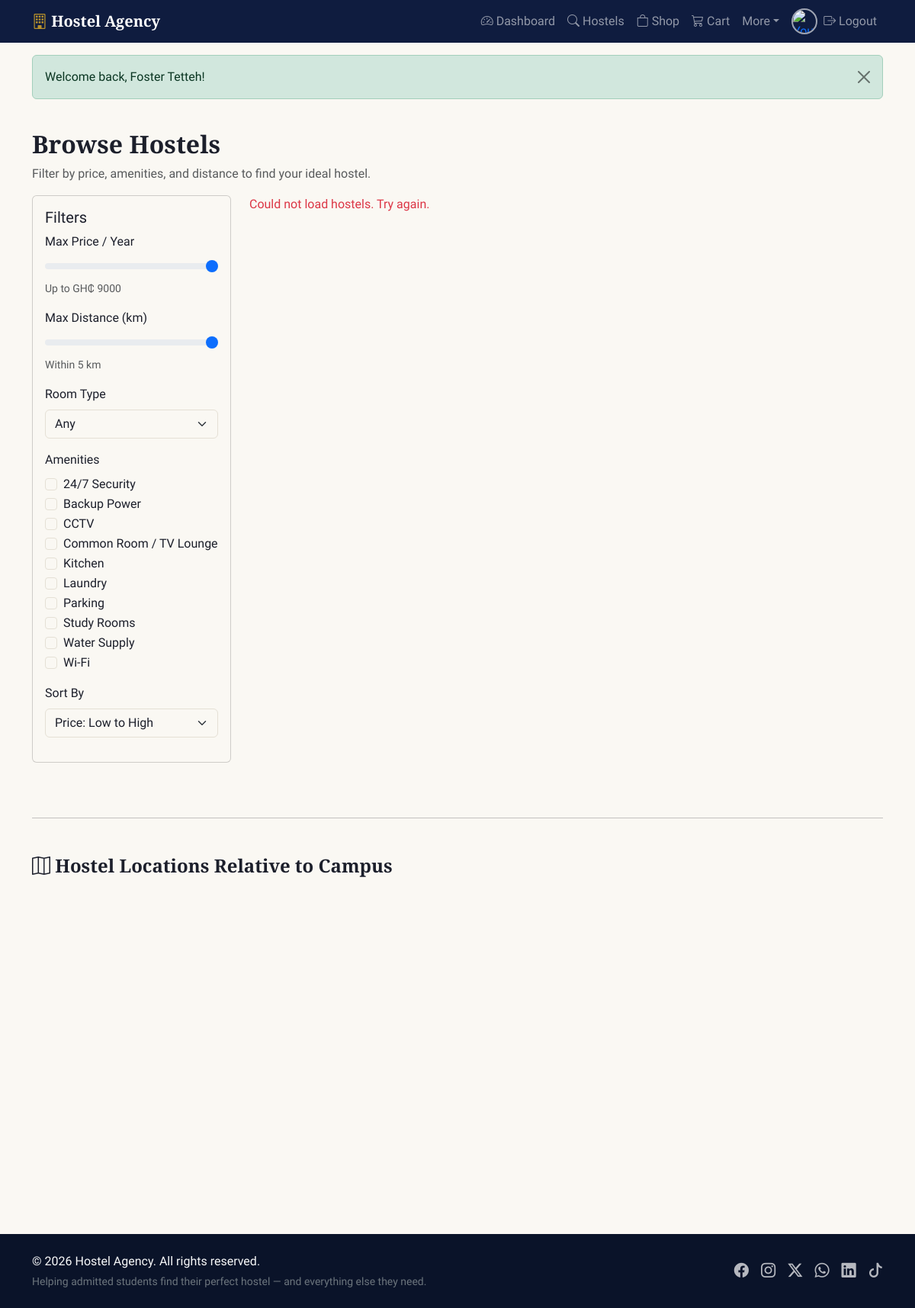
The app's page /student/hostels.php (signed in) with its own data.
### tables this page shows
CREATE TABLE `amenities` (
  `id` int(11) NOT NULL,
  `name` varchar(80) NOT NULL,
  `icon` varchar(50) DEFAULT 'check-circle'
);

### includes/functions.php (called while the page is built, shortened)
<?php
function h($str) {
    return htmlspecialchars($str ?? '', ENT_QUOTES, 'UTF-8');
}

### student/hostels.php (the view, shortened to what this page needs)
<?php
require_once __DIR__ . '/../includes/functions.php';
$amenities = $pdo->query("SELECT * FROM amenities ORDER BY name")->fetchAll();
require __DIR__ . '/../includes/header.php';
?>
<div class="container py-4">
  <h2>Browse Hostels</h2>
  <p class="text-muted">Filter by price, amenities, and distance to find your ideal hostel.</p>
  <div class="row">
    <div class="col-lg-3 mb-4">
      <div class="card p-3">
        <h5>Filters</h5>
        <form id="filterForm">
          <div class="mb-3">
            <label class="form-label">Max Price / Year</label>
            <input type="range" class="form-range" name="max_price" min="1000" max="9000" step="200" value="9000" oninput="document.getElementById('priceOut').innerText=this.value">
            <div class="small text-muted">Up to GH₵ <span id="priceOut">9000</span></div>
          </div>
          <div class="mb-3">
            <label class="form-label">Max Distance (km)</label>
            <input type="range" class="form-range" name="max_distance" min="0" max="5" step="0.1" value="5" oninput="document.getElementById('distOut').innerText=this.value">
            <div class="small text-muted">Within <span id="distOut">5</span> km</div>
          </div>
          <div class="mb-3">
            <label class="form-label">Room Type</label>
            <select class="form-select" name="room_type">
              <option value="">Any</option>
            </select>
          </div>
          <div class="mb-3">
            <label class="form-label">Amenities</label>
            <?php foreach ($amenities as $a): ?>
              <div class="form-check">
                <input class="form-check-input" type="checkbox" name="amenities[]" value="<?= (int)$a['id'] ?>" id="am<?= (int)$a['id'] ?>">
                <label class="form-check-label" for="am<?= (int)$a['id'] ?>"><?= h($a['name']) ?></label>
              </div>
            <?php endforeach; ?>
          </div>
          <div class="mb-3">
            <label class="form-label">Sort By</label>
            <select class="form-select" name="sort">
              <option value="price_asc">Price: Low to High</option>
            </select>
          </div>
        </form>
      </div>
    </div>
    <div class="col-lg-9">
      <div id="hostelResults" class="row g-4"></div>
    </div>
  </div>
  <hr class="my-5">
  <h4 class="mb-3"><i class="bi bi-map"></i> Hostel Locations Relative to Campus</h4>
  <div id="map"></div>
</div>
<?php require __DIR__ . '/../includes/footer.php'; ?>

### assets/css/style.css (style rules this page uses)
:root { --navy: #0f1c3f; --navy-dark: #0a1329; --navy-light: #24365f; --gold: #b8912c; --gold-dark: #97731f; --gold-light: #d9b95c; --cream: #faf8f3; --card-bg: #ffffff; --border-subtle: #e5e0d5; --text-dark: #1c1f2b; --text-muted: #6b7280; --bs-body-bg: var(--cream); --bs-body-color: var(--text-dark); --bs-border-color: var(--border-subtle); --bs-primary: var(--navy); --bs-primary-rgb: 15, 28, 63; --bs-warning: var(--gold); --bs-warning-rgb: 184, 145, 44; --bs-link-color: var(--navy); --bs-link-hover-color: var(--gold-dark); }
body { background-color: var(--cream); font-family: 'Source Sans 3', 'Segoe UI', Roboto, Arial, sans-serif; color: var(--text-dark); }
h1, h2, h3, h4, .navbar-brand { font-family: 'Playfair Display', Georgia, 'Times New Roman', serif; font-weight: 700; }
#map, .leaflet-container { height: 380px; border-radius: 10px; z-index: 0; }

### records on screen
amenities: name "24/7 Security"
amenities: name "Backup Power"
amenities: name "CCTV"
amenities: name "Common Room / TV Lounge"
amenities: name "Kitchen"
amenities: name "Laundry"
amenities: name "Parking"
amenities: name "Study Rooms"
amenities: name "Water Supply"
amenities: name "Wi-Fi"

### other values on screen
$flash['message'] "Welcome back, Foster Tetteh!"
